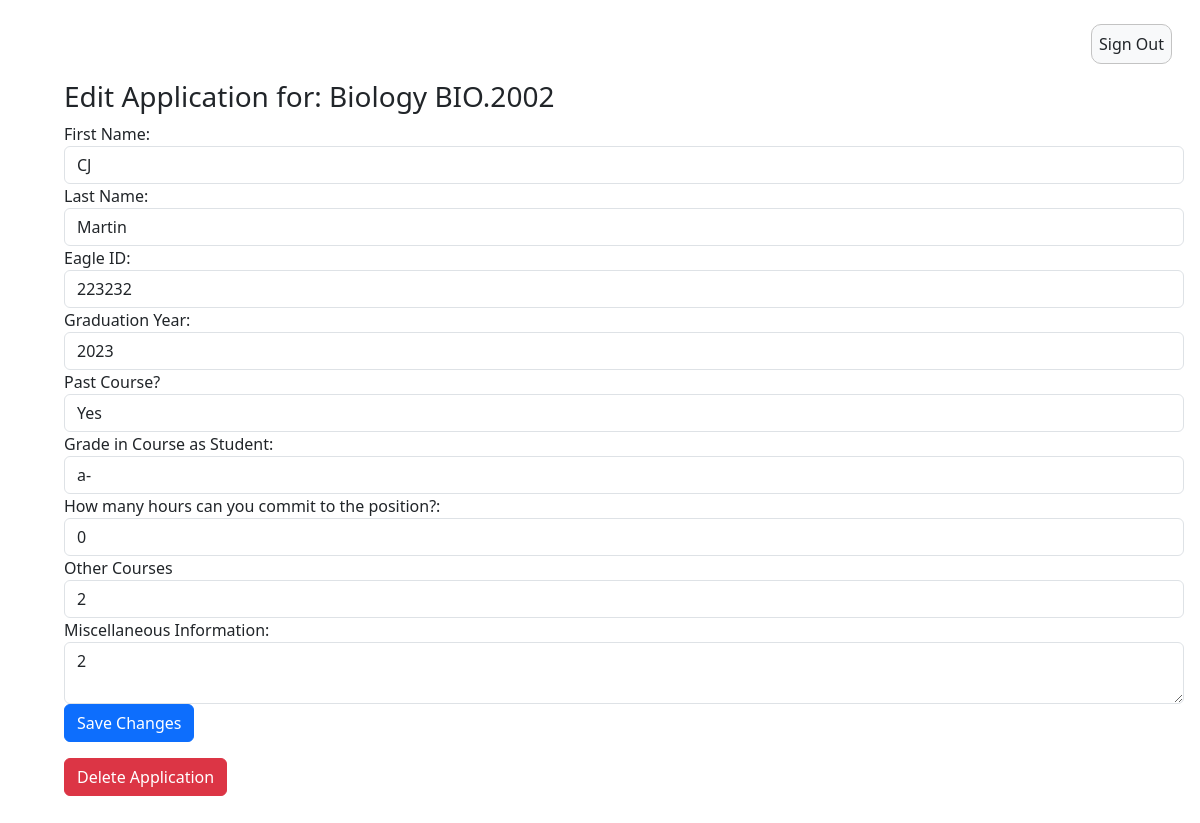
The page /edit_application/4/ on the database its author committed.
### application/models.py (models this page shows)
class Application(models.Model):
    course_name = models.CharField(max_length=200, default=None, blank = False, null=False)
    course_number = models.CharField(max_length=200, default=None)
    description = models.CharField(max_length=800, default=None)
    first_name = models.CharField(max_length=255, default=None)
    last_name = models.CharField(max_length=255, default=None)
    eagle_id = models.CharField(max_length=255, default=None)
    student = models.ForeignKey(CustomUser, on_delete=models.CASCADE, null=True, blank=True)
    GRADES = (
        ('--', '--'),
        ('a', 'A'),
        ('a-', 'A-'),
        ('b+', 'B+'),
        ('b-', 'B-'),
        ('c+', 'C+'),
        ('c', 'C'),
        ('c-', 'C-'),
        ('d+', 'D+'),
        ('d', 'D'),
        ('d-', 'D-'),
        ('f', 'F'),
        ('n/a', 'N/A')
    )
    GRAD = (
        ('--', '--'),
        ('2023','2023'),
        ('2024', '2024'),
        ('2025', '2025'),
        ('2026', '2026')
    )
    grad = models.CharField(max_length=50, choices=GRAD, default='')
    past_course = models.CharField(choices=[('yes', 'Yes'),('no', 'No')], max_length=50, default='')
    grade = models.CharField(max_length=50, choices=GRADES, default='')
    hours = models.DecimalField(max_digits=2, decimal_places=0, validators=[MinValueValidator(0)], default=0)
    other_courses = models.CharField(max_length=800, default=None)
    misc_information = models.CharField(max_length=800, default=None)

### studentSummary/views.py (the view)
# urls.py: path("edit_application/<int:application_id>/", edit_application, name="edit_application"),
def edit_application(request, application_id):
    application = get_object_or_404(Application, id=application_id)
    if request.method == "POST":
        application.course_name = request.POST['course_name']
        application.course_number = request.POST['course_number']
        application.description = request.POST['description']
        application.first_name = request.POST['first_name']
        application.last_name = request.POST['last_name']
        application.eagle_id = request.POST['eagle_id']
        application.grad = request.POST['grad']
        application.past_course = request.POST['past_course']
        application.grade = request.POST['grade']
        application.hours = request.POST['hours']
        application.other_courses = request.POST['other_courses']
        application.misc_information = request.POST['misc_information']
        application.save()
        return redirect(request.session.get('previous_url', '/'))
    else:
        request.session['previous_url'] = request.META.get('HTTP_REFERER', '/')
        form = ApplicationForm(request.POST)
        context = {'application': application,
               'form': form}
        return render(request, "edit_application.html", context)

### templates/edit_application.html (shortened to what this page needs)
{% extends 'appbase.html' %}
{% block content %}
  <h3>Edit Application for: {{ application.course_name }} {{ application.course_number }}</h3>
  <form action="{% url 'edit_application' application.id %}" method="POST">
    <div class="form-group">
        <label for="first_name">First Name:</label>
        <input type="text" name="first_name" id="first_name" value="{{ application.first_name }}" class="form-control" required>
        <label for="last_name">Last Name:</label>
        <input type="text" name="last_name" id="last_name" value="{{ application.last_name }}" class="form-control" required>
        <label for="eagle_id">Eagle ID:</label>
        <input type="text" name="eagle_id" id="eagle_id" value="{{ application.eagle_id }}" class="form-control" required>
        <label for="grad">Graduation Year:</label>
        <input type="number" name="grad" id="grad" value="{{ application.grad }}" class="form-control" required>
        <label for="past_course">Past Course? </label>
        <select name="past_course" id="past_course" class="form-control" required>
            <option value="yes" {% if application.past_course == 'yes' %}selected{% endif %}>Yes</option>
        </select>
        <label for="grade">Grade in Course as Student:</label>
        <input type="text" name="grade" id="grade" value="{{ application.grade }}" class="form-control" required>
        <label for="hours">How many hours can you commit to the position?:</label>
        <input type="number" name="hours" id="hours" value="{{ application.hours }}" class="form-control" required>
        <label for="other_courses">Other Courses</label>
        <input type="text" name="other_courses" id="other_courses" value="{{ application.other_courses }}" class="form-control" required>
        <label for="misc_information">Miscellaneous Information:</label>
        <textarea name="misc_information" id="misc_information" class="form-control" required>{{ application.misc_information }}</textarea>
    </div>
    <input type="submit" class="btn btn-primary" value="Save Changes">
  </form>
  <form action="{% url 'delete_application' application.id %}" method="POST" onsubmit="return confirm('Are you sure you want to delete this application?');">
    <input type="submit" class="btn btn-danger" value="Delete Application">
  </form>
{% endblock %}

### rows shown on the page
Application: course_name "Biology", course_number "BIO.2002", first_name "CJ", last_name "Martin", eagle_id "223232", grad "2023", past_course "Yes", grade "a-", hours "0", other_courses "2", misc_information "2"
